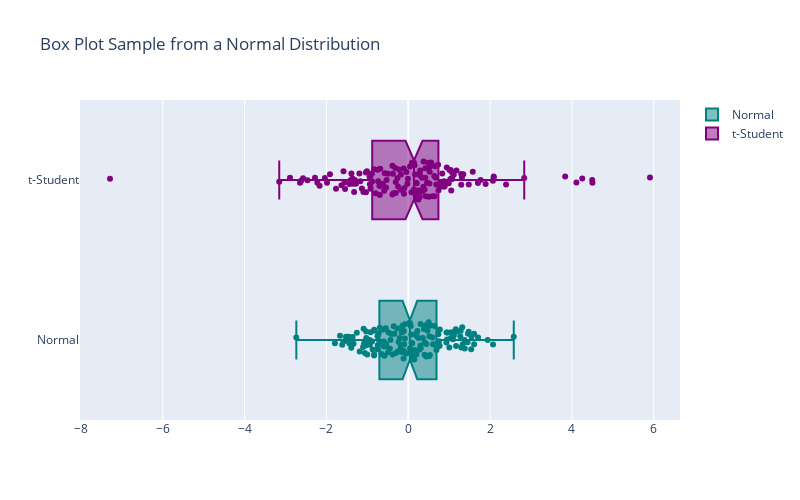

The notebook cell this image was saved under:
### Code cell
fig = go.Figure()

colors = ['teal', 'purple']
for l, cl in zip(df['Label'].unique(), colors):
    subdata = df[df.Label==l]
    
    fig.add_trace(go.Box(x=subdata["Data"], 
                        pointpos=0.0,
                        jitter=0.5,
                        notched=True, 
                        boxpoints="all",
                        name=l,
                        marker_color=cl, 
                        ))
fig.update_layout(title='Box Plot Sample from a Normal Distribution', 
                  height = 500, width = 800,)

### Figure 1 — Plotly figure (JSON) as saved in the notebook; plotly's stock layout.template omitted (floating-point values rounded to 4 significant figures; data arrays with more than 128 entries replaced by an {"elided": "..."} marker saying what was removed)
{"data": [{"boxpoints": "all", "jitter": 0.5, "marker": {"color": "teal"}, "name": "Normal", "notched": true, "pointpos": 0, "type": "box", "x": {"elided": "150 float values"}}, {"boxpoints": "all", "jitter": 0.5, "marker": {"color": "purple"}, "name": "t-Student", "notched": true, "pointpos": 0, "type": "box", "x": {"elided": "150 float values"}}], "layout": {"height": 500, "title": {"text": "Box Plot Sample from a Normal Distribution"}, "width": 800}}
